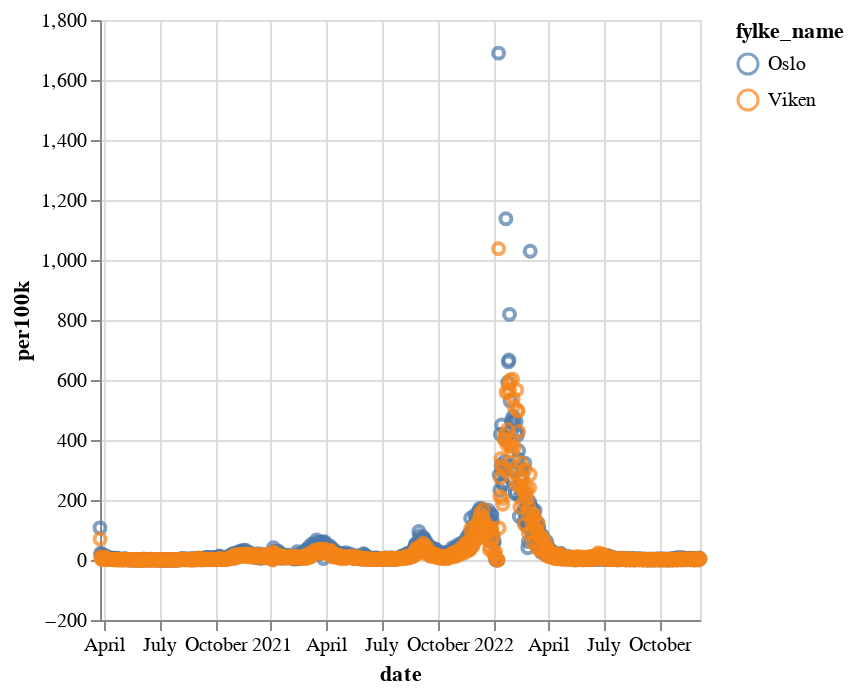

Here is the notebook cell this chart was saved with:
### Code cell
subset = cases[cases.fylke_name.isin(["Oslo", "Viken"])]


daily = (
    alt.Chart(subset)
    .mark_point()
    .encode(
        x="date:T",
        y="per100k",
        color="fylke_name",
        tooltip=[
            "fylke_name",
            "population",
            "per100k",
            "cases",
        ],
    )
)
daily

### Figure 1 — Vega-Lite specification as saved in the notebook (floating-point values rounded to 4 significant figures; data arrays with more than 128 entries replaced by an {"elided": "..."} marker saying what was removed)
{"config": {"view": {"continuousWidth": 300, "continuousHeight": 300}}, "data": {"name": "data-a0cd27ddeffd015da6e0a33ea4e42e50"}, "mark": {"type": "point"}, "encoding": {"color": {"field": "fylke_name", "type": "nominal"}, "tooltip": [{"field": "fylke_name", "type": "nominal"}, {"field": "population", "type": "quantitative"}, {"field": "per100k", "type": "quantitative"}, {"field": "cases", "type": "quantitative"}], "x": {"field": "date", "type": "temporal"}, "y": {"field": "per100k", "type": "quantitative"}}, "$schema": "https://vega.github.io/schema/vega-lite/v5.8.0.json", "datasets": {"data-a0cd27ddeffd015da6e0a33ea4e42e50": {"elided": "1970 records"}}}
